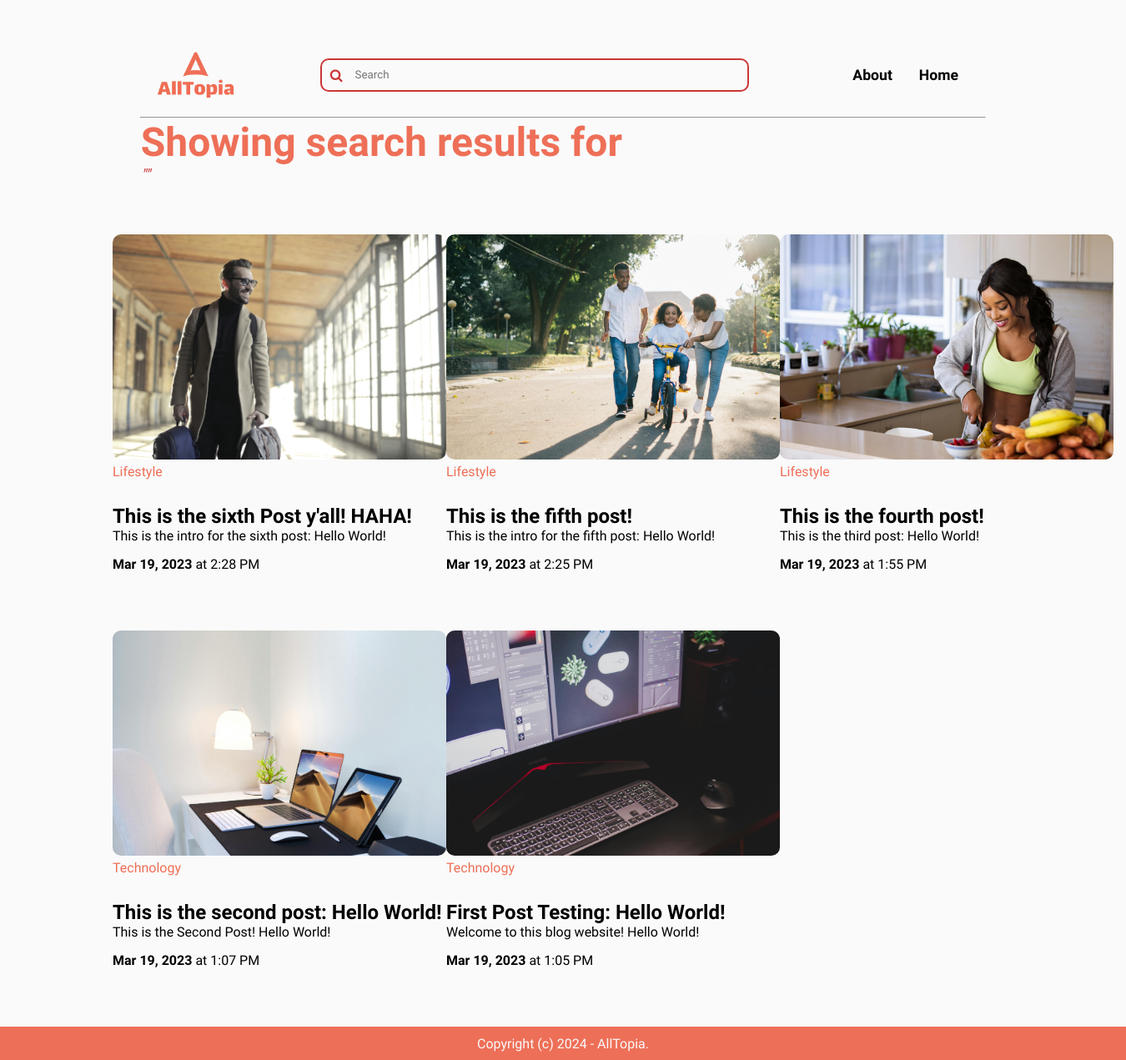
The app's page /search/ with its own data.
### blog/models.py (models this page shows, shortened)
class Post(models.Model):
    ACTIVE  = 'active'
    DRAFT = 'draft'
    CHOICES_STATUS = (
        (ACTIVE, 'Active'),
        (DRAFT, 'Draft')
    )
    category = models.ForeignKey(Category, related_name='posts', on_delete=models.CASCADE)
    title = models.CharField(max_length=255)
    slug = models.SlugField()
    intro = models.TextField()
    body = models.TextField()
    created_at = models.DateTimeField(auto_now_add=True)
    status = models.CharField(max_length=10, choices=CHOICES_STATUS, default=ACTIVE)
    image = models.ImageField(upload_to='uploads/', blank=True, null=True)
    class Meta:
        ordering = ('-created_at',)

class Category(models.Model):
    title = models.CharField(max_length=255)
    slug = models.SlugField()
    class Meta:
        ordering = ('title',)
        verbose_name_plural = 'Categories'
    def __str__(self):
        return self.title

### blog/views.py (the view)
# urls.py: path('search/', views.search, name='search'),
def search(request):
    query = request.GET.get('query', '')
    posts = Post.objects.filter(status=Post.ACTIVE).filter(Q(title__icontains=query) | Q(intro__icontains=query) | Q(body__icontains=query))
    return render(request, 'blog/search.html', {'posts': posts, 'query': query})

### blog/templates/blog/search.html (shortened to what this page needs)
{% extends 'core/base.html' %}
{% load static %}
{% block content %}
    <hr class="cat-post-divider">
    <div class="search-header">
        <h1>Showing search results for</h1>
        <h3>"{{ query }}"</h3>
    </div>
    <div class="main-parent-flex-container">
        {% for post in posts %}
            <div class="child-content">
                <a href="{% url 'post_detail'  post.slug %}">
                    {% if post.image %}
                        <div class="blog-post-image" style="background-image: url('{{ post.image.url }}');"></div>
                    {% endif %}
                    <p class="preview-tag-p"><a href="{% url 'category_detail' post.category.slug %}" class="preview-tag">{{post.category}} </a></p>
                    <h1 class="blogs-title">{{ post.title }}</h1>
                    <p class="blogs-intro">{{ post.intro }}</p>
                    <div class="date-posted">
                        <p><strong>{{ post.created_at|date:'M d, Y' }}</strong> at {{ post.created_at|date:'g:i A' }}</p>
                    </div>
                </a>
            </div>
        {% endfor %}
    </div>
{% endblock %}

### core/static/css/styles.css (style rules this page uses)
body { scroll-behavior: smooth; background-color: var(--light-text-color); }
* { font-family: 'Mukta', sans-serif; margin: 0; padding: 0; }
a { text-decoration: none; color: var(--default-text-color); }
:root { --default-text-color: black; --page-theme-color: #EE6F57; --page-theme-color-darker: #CB3737; --light-text-color: #FAFAFA; }
.preview-tag-p { margin: 0px 0 30px 0; }
.preview-tag { color: var(--page-theme-color); border-radius: 10px; }
.main-parent-flex-container { margin: auto; width: 80%; display: grid; grid-template-columns: repeat(3, 400px); row-gap: 30px; justify-content: space-between; }
.search-header { width: 75%; margin: auto auto 40px auto; }
.search-header h1 { color: var(--page-theme-color); font-size: 3.0rem; font-weight: 700; }
.search-header h3 { color: var(--page-theme-color-darker); font-weight: 500; font-style: italic; }
.child-content { justify-self: center; width: 100%; height: 100%; border-radius: 10px; padding: 20px; overflow: hidden; }
.blogs-title { font-size: 1.5rem; text-overflow: ellipsis; white-space: nowrap; overflow: hidden; transition: overflow 0.3s ease-in-out; }
.blogs-intro { margin-bottom: 15px; text-overflow: ellipsis; white-space: nowrap; overflow: hidden; transition: text-overflow 0.3s overflow 0.3s ease-in-out; }
.blog-post-image { width: 100%; height: 270px; background-size: cover; background-position: center; border-radius: 10px; margin-bottom: 5px; }
.cat-post-divider { width: 75%; margin: auto; }

### records on screen
Post: image (picture), category "Lifestyle", title "This is the sixth Post y'all! HAHA!", intro "This is the intro for the sixth post: Hello World!", created_at "Mar 19, 2023", created_at "2:28 PM"
Post: image (picture), category "Lifestyle", title "This is the fifth post!", intro "This is the intro for the fifth post: Hello World!", created_at "Mar 19, 2023", created_at "2:25 PM"
Post: image (picture), category "Lifestyle", title "This is the fourth post!", intro "This is the third post: Hello World!", created_at "Mar 19, 2023", created_at "1:55 PM"
Post: image (picture), category "Technology", title "This is the second post: Hello World!", intro "This is the Second Post! Hello World!", created_at "Mar 19, 2023", created_at "1:07 PM"
Post: image (picture), category "Technology", title "First Post Testing: Hello World!", intro "Welcome to this blog website! Hello World!", created_at "Mar 19, 2023", created_at "1:05 PM"
